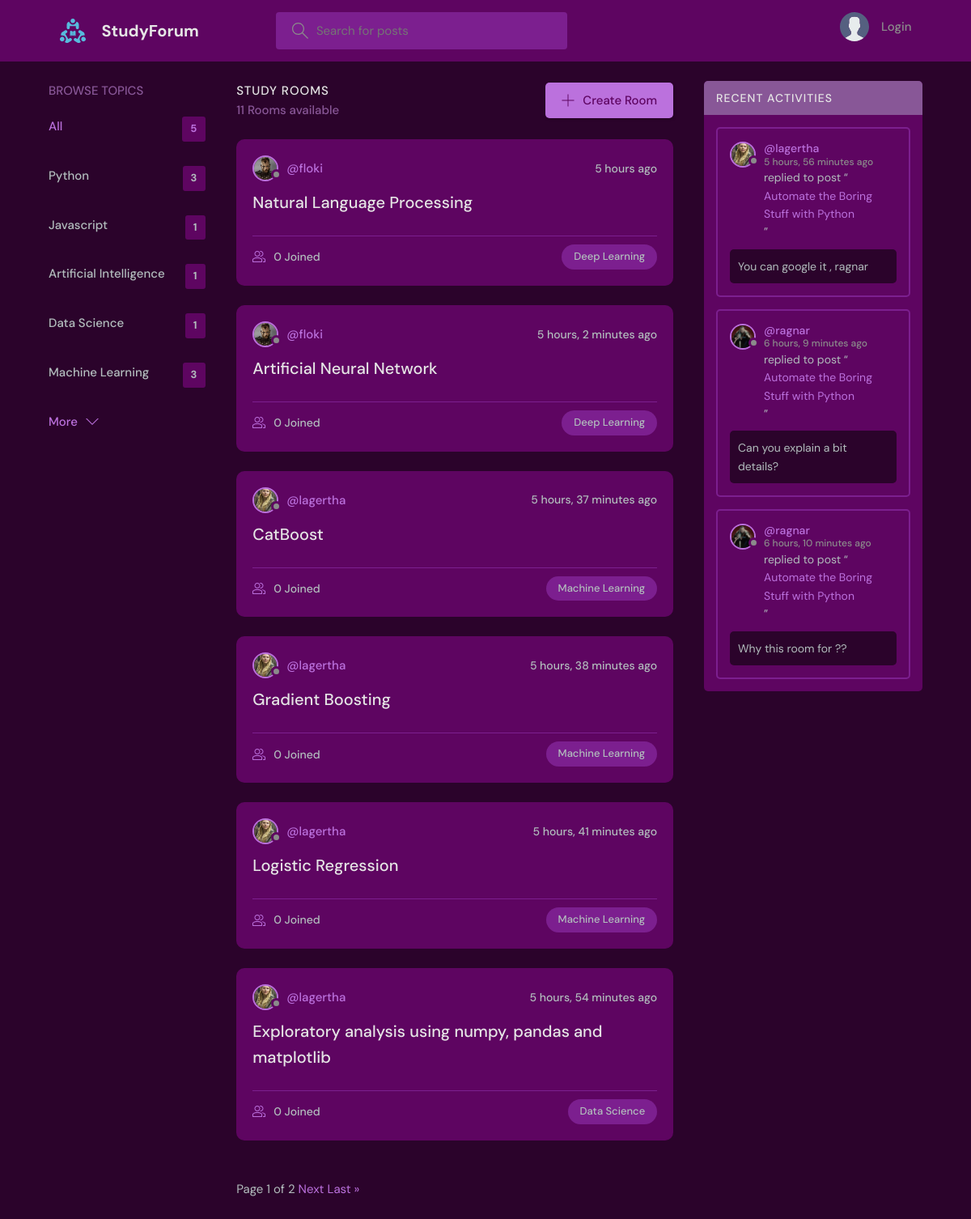
Before: / with the older database file.
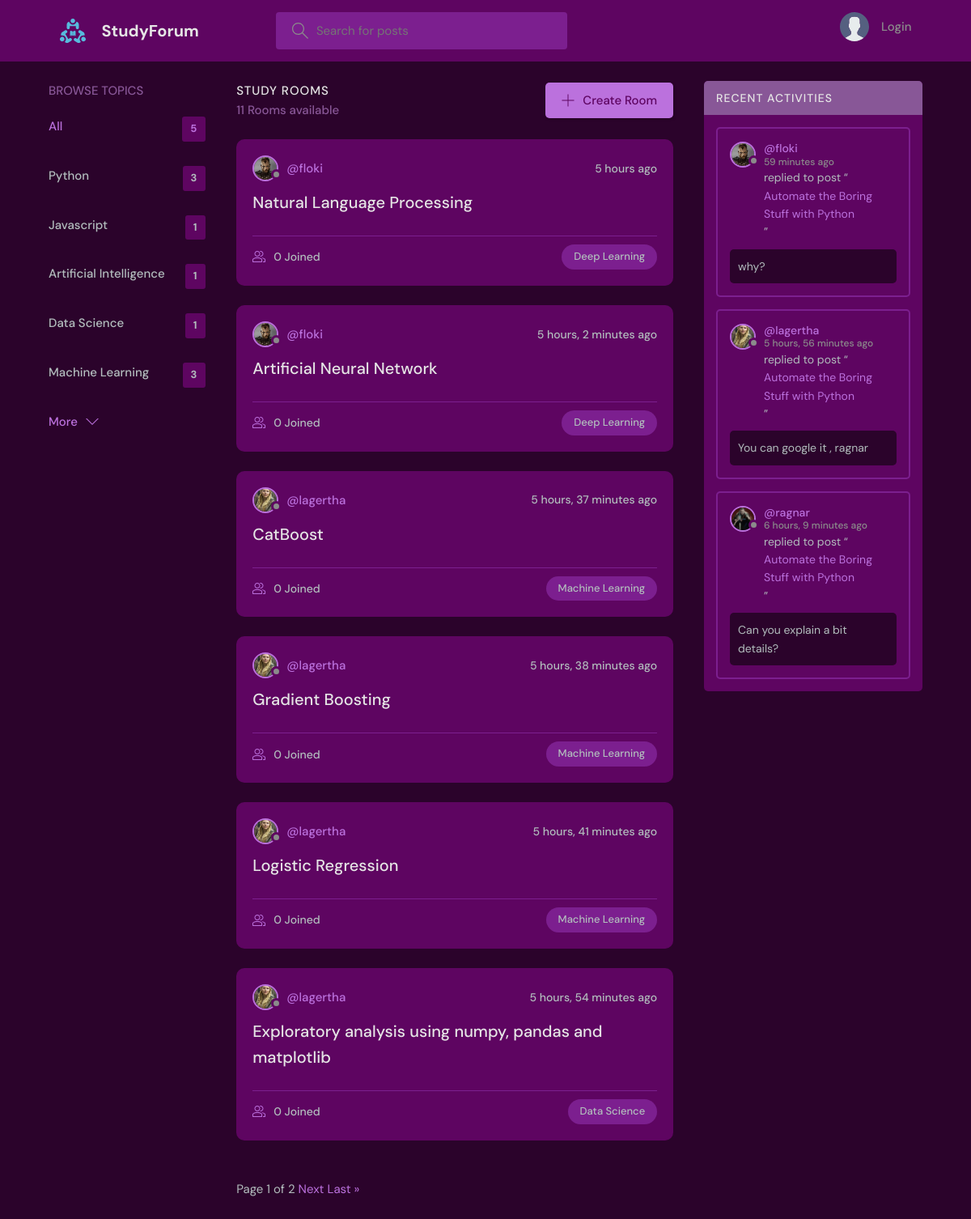
After: the same page with the newer database file.
### base/models.py (models this page shows, shortened)
class Topic(models.Model):
    name = models.CharField(max_length=200)

class Room(models.Model):
    host = models.ForeignKey(User, on_delete=models.SET_NULL, null=True)
    topic = models.ForeignKey(Topic, on_delete=models.SET_NULL, null=True)
    name = models.CharField(max_length=200)
    description = models.TextField(null=True, blank=True)
    participants = models.ManyToManyField(
        User, related_name='participants', blank=True)
    updated = models.DateTimeField(auto_now=True)
    created = models.DateTimeField(auto_now_add=True)
    class Meta:
        ordering = ['-updated', '-created']
    def __str__(self):
        return self.name

class Message(models.Model):
    user = models.ForeignKey(User, on_delete=models.CASCADE)
    room = models.ForeignKey(Room, on_delete=models.CASCADE)
    body = models.TextField()
    updated = models.DateTimeField(auto_now=True)
    created = models.DateTimeField(auto_now_add=True)
    class Meta:
        ordering = ['-updated', '-created']

### user/models.py (models this page shows)
class CustomUser(AbstractUser):
    name = models.CharField(max_length=200, null=True)
    email = models.EmailField(unique=True, null=True)
    bio = models.TextField(null=True)
    avatar = models.ImageField(null=True, default="avatar.svg")
    USERNAME_FIELD = 'email'
    REQUIRED_FIELDS = []

### base/views.py (the view)
# urls.py: path('', views.home, name="home"),
def home(request):
    q = request.GET.get('q') if request.GET.get('q') != None else ''
    rooms_ = Room.objects.filter(
        Q(topic__name__icontains=q) |
        Q(name__icontains=q) |
        Q(description__icontains=q)
    )
    p = Paginator(
        Room.objects.filter(
        Q(topic__name__icontains=q) |
        Q(name__icontains=q) |
        Q(description__icontains=q)
        ),
        6
    )
    page = request.GET.get('page')
    rooms = p.get_page(page)
    topics = Topic.objects.all()[0:5]
    room_count = rooms_.count()
    room_messages = Message.objects.filter(
        Q(room__topic__name__icontains=q))[0:3]
    context = {'rooms': rooms, 'topics': topics,
               'room_count': room_count, 'room_messages': room_messages}
    return render(request, 'base/home.html', context)

### base/templates/base/home.html (shortened to what this page needs)
{% extends 'base/main.html' %}
{% block content %}
<main class="layout layout--3">
  <div class="container">
    {% include 'base/topics_component.html' %}
    <div class="roomList">
      <div class="roomList__header">
        <div>
          <h2>Study Rooms</h2>
          <p>{{room_count}} Rooms available</p>
        </div>
        <a class="btn btn--main" href="{% url 'create-room' %}">
          <svg version="1.1" xmlns="http://www.w3.org/2000/svg" width="32" height="32" viewBox="0 0 32 32">
            <title>add</title>
            <path
              d="M16.943 0.943h-1.885v14.115h-14.115v1.885h14.115v14.115h1.885v-14.115h14.115v-1.885h-14.115v-14.115z">
            </path>
          </svg>
          Create Room
        </a>
      </div>
      {% include 'base/feed_component.html' %}
    </div>
    {% include 'base/activity_component.html' %}
  </div>
</main>
{% endblock %}

### base/templates/base/topics_component.html
<div class="topics">
    <div class="topics__header">
        <h2>Browse Topics</h2>
    </div>
    <ul class="topics__list">
        <li>
            <a href="{% url 'home' %}" class="active">All <span>{{topics.count}}</span></a>
        </li>
        {% for topic in topics %}
        <li>
            <a href="{% url 'home' %}?q={{topic.name}}">{{topic.name}}<span>{{topic.room_set.all.count}}</span></a>
        </li>
        {% endfor %}
    </ul>
    <a class="btn btn--link" href="{% url 'topics' %}">
        More
        <svg version="1.1" xmlns="http://www.w3.org/2000/svg" width="32" height="32" viewBox="0 0 32 32">
            <title>chevron-down</title>
            <path d="M16 21l-13-13h-3l16 16 16-16h-3l-13 13z"></path>
        </svg>
    </a>
</div>

### base/templates/base/feed_component.html (shortened to what this page needs)
{% for room in rooms %}
<div class="roomListRoom">
    <div class="roomListRoom__header">
        <a href="{% url 'user-profile' room.host.id %}" class="roomListRoom__author">
            <div class="avatar avatar--small">
                <img src="{{room.host.avatar.url}}" />
            </div>
            <span>@{{room.host.username}}</span>
        </a>
        <div class="roomListRoom__actions">
            <span>{{room.created|timesince}} ago</span>
        </div>
    </div>
    <div class="roomListRoom__content">
        <a href="{% url 'room' room.id %}">{{room.name}}</a>
    </div>
    <div class="roomListRoom__meta">
        <a href="{% url 'room' room.id %}" class="roomListRoom__joined">
            {{room.participants.all.count}} Joined
        </a>
        <p class="roomListRoom__topic">{{room.topic.name}}</p>
    </div>
</div>
{% endfor %}
<br>
{% if rooms %}
    <div>
        Page {{ rooms.number }} of {{ rooms.paginator.num_pages }}
        {% if rooms.has_next %}
            <a href="?page={{rooms.next_page_number}}">Next</a>
            <a href="?page={{rooms.paginator.num_pages}}">Last &raquo</a>
        {% endif %}
    </div>
{% endif %}
<br><br>

### base/templates/base/activity_component.html (shortened to what this page needs)
<div class="activities">
    <div class="activities__header">
        <h2>Recent Activities</h2>
    </div>
    {% for message in room_messages %}
    <div class="activities__box">
        <div class="activities__boxHeader roomListRoom__header">
            <a href="{% url 'user-profile' message.user.id %}" class="roomListRoom__author">
                <div class="avatar avatar--small">
                    <img src="{{message.user.avatar.url}}" />
                </div>
                <p>
                    @{{message.user.username}}
                    <span>{{message.created|timesince}} ago</span>
                </p>
            </a>
        </div>
        <div class="activities__boxContent">
            <p>replied to post “<a href="{% url 'room' message.room.id %}">{{message.room}}</a>”</p>
            <div class="activities__boxRoomContent">{{message.body}}</div>
        </div>
    </div>
    {% endfor %}
</div>

Changed rows visible on the page:
no longer on this page (row unchanged): Message: user.avatar (picture), user.username "ragnar", created "6 hours, 10 minutes", room "Automate the Boring Stuff with Python", body "Why this room for ??"
added Message: user.avatar (picture), user.username "floki", created "59 minutes", room "Automate the Boring Stuff with Python", body "why?"
